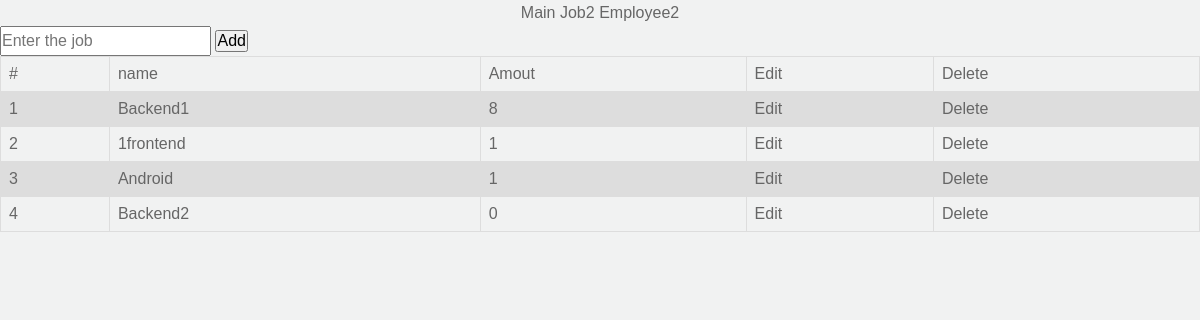
/job2/, run on the app's committed database.
### main/models.py (models this page shows, shortened)
class BaseJob(models.Model):
    name = models.CharField(max_length=100)

### main/views.py (the view)
# urls.py: path('job2/',Job2),
def Job2(request):
    jobs = BaseJob.objects.all()
    context={
        'jobs':jobs
    }
    return render(request,'job2.html',context)

### template/job2.html (shortened to what this page needs)
{% load static %}
<html>
<link rel="stylesheet" href="{%static 'style.css'%}">
<center>
    <a href="/">Main</a>
    <a href="/job2/">Job2</a>
    <a href="/employee2/">Employee2</a>
</center>
<form action="/add-basejob/" method="post">
    <input type="text" name="basejob" placeholder="Enter the job" value="{{baseedit.name}}">
    <input type="submit" value="Add">
</form>
<table border="1px solid coral" width='100%'>
    <tr>
        <td>#</td>
        <td>name</td>
        <td>Amout</td>
        <td>Edit</td>
        <td>Delete</td>
        </tr>
    {% for i in jobs %}
    <tr>
        <td>{{forloop.counter}}</td>
        {% if baseedit == i %}
        <td>
            <form action="/base-edit/{{baseedit.id}}/" method="post">
                {% csrf_token %}
                <input type="text" name="baseedit" value="{{baseedit.name}}" autofocus>
                <input type="submit" value="Edit" style="display:none">
            </form>
        </td>
        {% else %}
        <td><a href="/filter2/?job={{i.id}}">{{i.name}}</a></td>
        {% endif%}
        <td>{{i.first_second.all.count}}</td>
        <td><a href="/base-edit/{{i.id}}/"> Edit</a></td>
        <td><a href="/base-ochir/{{i.id}}/">Delete</a></td>
    </tr>
    {% endfor %}
</table>
</html>

### static/style.css (style rules this page uses)
table { font-family: arial, sans-serif; border-collapse: collapse; width: 100%; }
td, th { border: 1px solid #dddddd; text-align: left; padding: 8px; }
tr:nth-child(even) { background-color: #dddddd; }
* { margin: 0; padding: 0; }
a { color: #666; text-decoration: none; }
input { font: 16px/26px "Raleway", sans-serif; }

### data on the page
BaseJob: name "Backend1", first_second.all.count "8"
BaseJob: name "1frontend", first_second.all.count "1"
BaseJob: name "Android", first_second.all.count "1"
BaseJob: name "Backend2", first_second.all.count "0"
